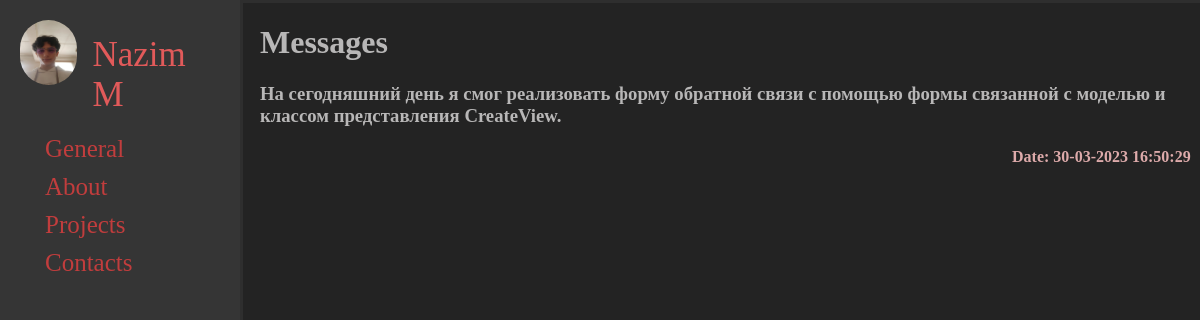
Page /project/messages on the committed database.
### main/models.py (models this page shows, shortened)
class Post(models.Model):
    title = models.CharField(max_length=250)
    text = models.TextField()
    photo = models.ImageField(upload_to="photos/%Y/%m/%d/", null=True, blank=True)
    git = models.URLField(max_length=900, null=True, blank=True)
    date = models.DateTimeField(auto_now_add=True)
    slug = models.SlugField(max_length=250)

### main/views.py (the view)
# urls.py: path('project/<slug:slug>', ProjectDetail.as_view(), name='project_detail'),
class ProjectDetail(DetailView):
    model = Post
    template_name = 'main/project_detail.html'
    slug_field = 'slug'

### main/templates/main/project_detail.html (shortened to what this page needs)
{% extends 'main/base.html' %}
{% block content %}
    <div class="cont">
        <div class="post">
            <h1>{{object.title}}</h1>
            <h3>{{object.text}}</h3>
            <h4 class="date">Date: {{object.date|date:"d-m-Y H:i:s"}}</h4>
        </div>
    </div>
{% endblock %}

### main/static/main/css/main.css (style rules this page uses)
body { display: flex; margin: 0; background-color: #232323; height: 100vh; }
html { height: 100vh; }
.post { margin-left: 20px; }
.cont { border-top: 3px solid #2e2e2e; width: 100%; }
.date { margin-left: 80%; color: #ddaaaa; }

### rows in the picture
Post: title "Messages", text "На сегодняшний день я смог реализовать форму обратной связи с помощью формы связанной с моделью и классом представления CreateView.", date "30-03-2023 16:50:29"
